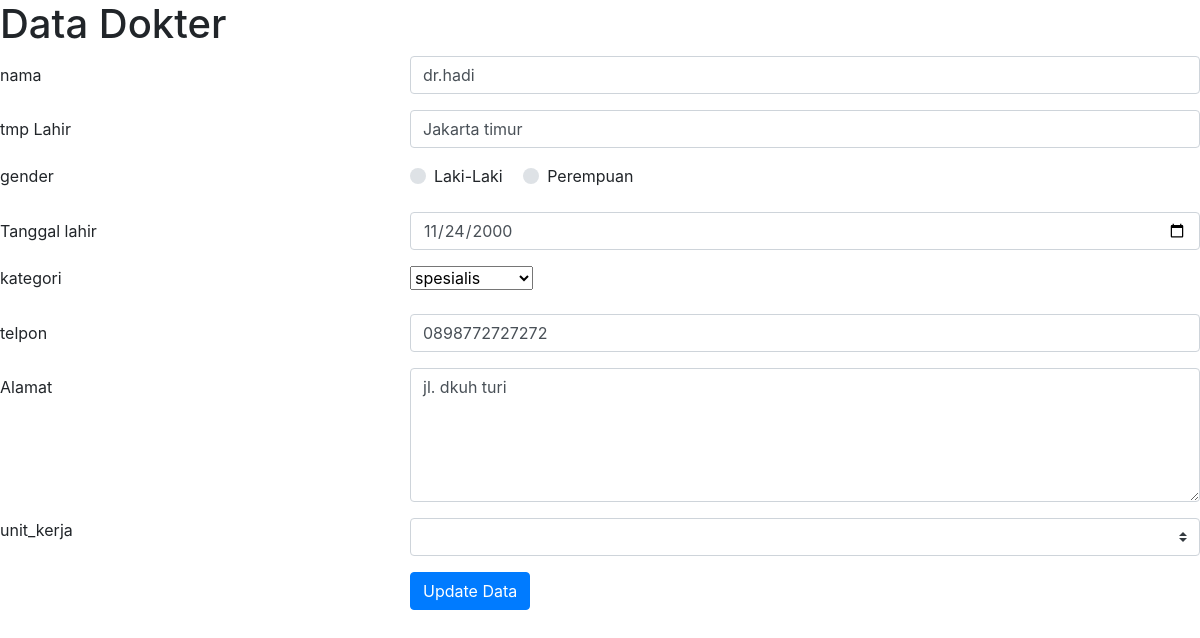
The page /edit_dokter.php?id=11 on the database its author committed.
### tables this page shows
CREATE TABLE `dokter` (
  `id` int(11) NOT NULL,
  `nama` varchar(45) DEFAULT NULL,
  `gender` char(1) DEFAULT NULL,
  `tmp_lahir` varchar(30) DEFAULT NULL,
  `tgl_lahir` date DEFAULT NULL,
  `kategori` enum('spesialis','umum','dokter gigi','internis') DEFAULT NULL,
  `telpon` varchar(20) DEFAULT NULL,
  `alamat` varchar(100) DEFAULT NULL,
  `unit_kerja_id` int(11) DEFAULT NULL
);

### edit_dokter.php (the view, shortened to what this page needs)
<?php
require_once 'koneksi.php';
if(isset($_GET['id'])) {
    $id = $_GET['id'];
    $query = "SELECT * FROM dokter WHERE id=?";
    $stmt = $dbh->prepare($query);
    $stmt->execute([$id]);
    $dokter = $stmt->fetch();
} else {
    exit("ID tidak ditemukan.");
}
?>
<!DOCTYPE html>
<html lang="en">
<head>
</head>
<body>
    <H1>Data Dokter</H1>
    <link rel="stylesheet" href="https://stackpath.bootstrapcdn.com/bootstrap/4.1.3/css/bootstrap.min.css">
    <link rel="stylesheet" href="https://maxcdn.bootstrapcdn.com/font-awesome/4.7.0/css/font-awesome.min.css">
    <form method="POST" action="proses_dokter.php">
        <div class="form-group row">
            <label for="nama" class="col-4 col-form-label">nama</label>
            <div class="col-8">
                <input id="nama" name="nama" type="text" class="form-control" value="<?= $dokter['nama']?>">
            </div>
        </div>
        <div class="form-group row">
            <label for="tmp_lahir" class="col-4 col-form-label">tmp Lahir</label>
            <div class="col-8">
                <input id="tmp_lahir" name="tmp_lahir" type="text" required="required" class="form-control" value="<?= $dokter['tmp_lahir']?>">
            </div>
        </div>
        <div class="form-group row">
            <label class="col-4">gender</label>
            <div class="col-8">
                <div class="custom-control custom-radio custom-control-inline">
                    <label for="genderLaki" class="custom-control-label">Laki-Laki</label>
                </div>
                <div class="custom-control custom-radio custom-control-inline">
                    <label for="genderPerempuan" class="custom-control-label">Perempuan</label>
                </div>
            </div>
        </div>
        <div class="form-group row">
            <label for="tgl_lahir" class="col-4 col-form-label">Tanggal lahir</label>
            <div class="col-8">
                <input id="tgl_lahir" name="tgl_lahir" type="date" class="form-control" value="<?= $dokter['tgl_lahir']?>">
            </div>
        </div>
        <div class="form-group row">
            <label class="col-4">kategori</label>
            <div class="col-8">
                <select name="kategori" id="kategori">
                    <option value="">spesialis</option>
                </select>
            </div>
        </div>
        <div class="form-group row">
            <label for="telpon" class="col-4 col-form-label">telpon</label>
            <div class="col-8">
                <input id="telpon" name="telpon" type="text" class="form-control" value="<?= $dokter['telpon']?>">
            </div>
        </div>
        <div class="form-group row">
            <label for="alamat" class="col-4 col-form-label">Alamat</label>
            <div class="col-8">
                <textarea id="alamat" name="alamat" cols="40" rows="5" class="form-control"><?= $dokter['alamat']?></textarea>
            </div>
        </div>
        <div class="form-group row">
            <label class="col-4">unit_kerja</label>
            <div class="col-8">
                <select id="unit_kerja" name="unit_kerja" class="custom-select">
                </select>
            </div>
        </div>
        <div class="form-group row">
            <div class="offset-4 col-8">
                <button name="proses" type="submit" class="btn btn-primary" value="edit">Update Data</button>
            </div>
        </div>
    </form>
</body>
</html>

### rows shown on the page
dokter: nama "dr.hadi", tmp_lahir "Jakarta timur", tgl_lahir "11/24/2000", telpon "0898772727272", alamat "jl. dkuh turi"
